Frame 1 (no input): blank canvas, image omitted
Frame 60 (the mouse pressed at the canvas centre just before this capture): blank canvas, image omitted
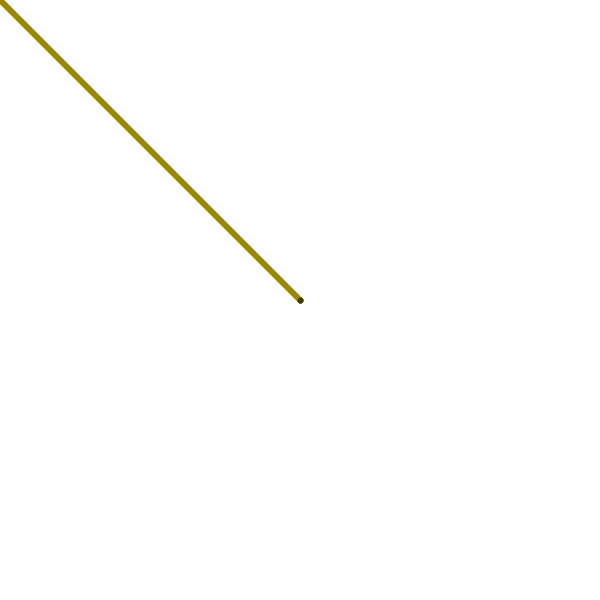
Frame 120 (the mouse held since frame 60 and released just before this capture)

The Processing sketch whose frames 1 and 60 were blank and that drew this single picture after the mouse press (run headless with seeded random() and noise(); from frame 60 on, the mouse is pressed at the canvas centre):

// Processing sketch: processing_37300
// ── processing_37300.pde

float strokeA=6;
float strokecolor1 = 0;
float strokecolor2;
float strokecolor3;
float bg;
boolean colorchange;
void setup()
{
  size (600, 600); 
  background(255); 
  smooth();
  strokeWeight(6);
}

void draw()
{
  stroke(random(1, 255), random(1, 255), strokecolor3); //press z to make line bigger 
  strokeWeight(strokeA);                                //press x to make line smaller
  line(pmouseX, pmouseY, mouseX, mouseY);               //press c to clear screen
  if (strokeA==0)                                       //click the mouse to switch to the next set of random colors
  {
    strokeA=6;
  }
}
void mouseDragged() 
{
  if (colorchange==false) {
    strokecolor3 = strokecolor3 + 5;
  }
  if (strokecolor3 > 255) {
    colorchange= true;
  }
  if (colorchange) {
    strokecolor3-=5;
  }
  if (strokecolor3<0) {
    colorchange=false;
  }
}
void keyPressed() {
  if (key=='c' || key == 'c') {
    background(255);
  }
  if (key=='z' || key == 'z') {
    strokeA= strokeA+1;
  }
  if (key=='x' || key == 'x')
  {
    strokeA= strokeA-1;
  }//if (key=='v' || key == 'v')
  {
    //background(255,0,0);
  }
}
